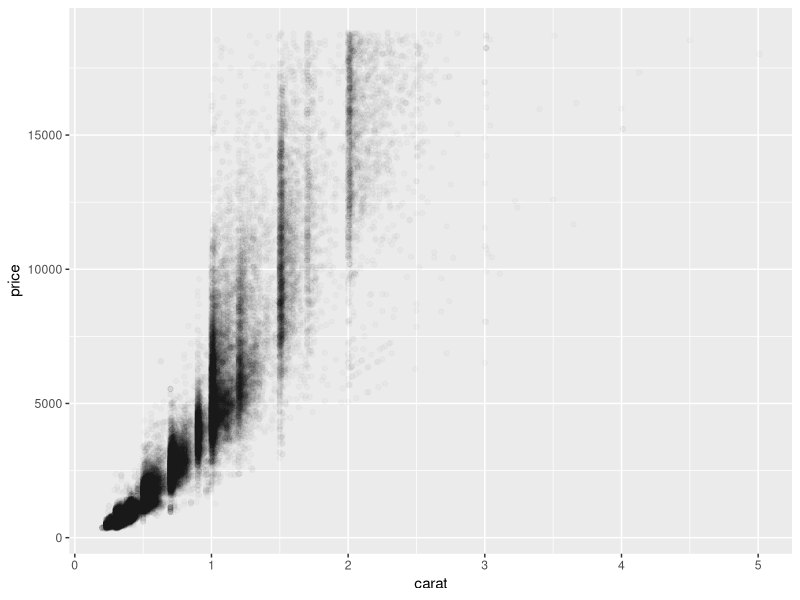
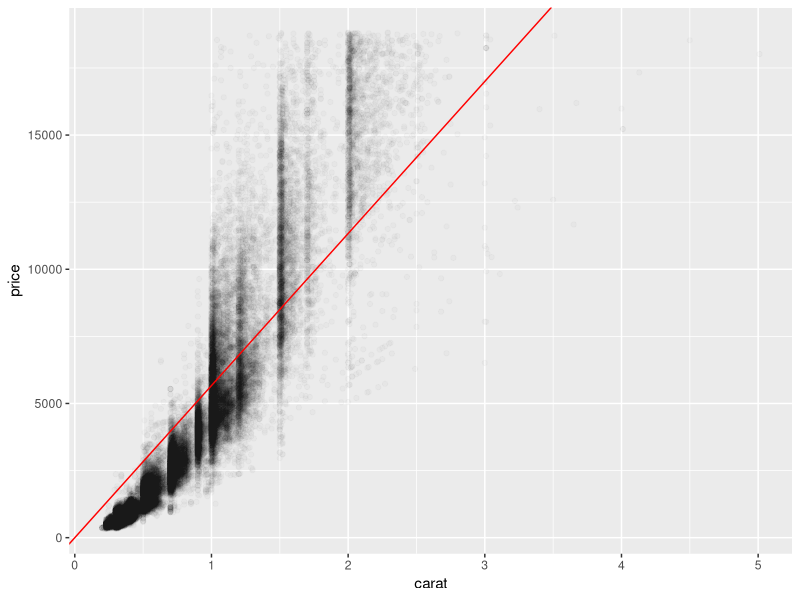

Recreate these plots in R, in order.
#' Author: Ted Kwartler
#' Date: 7-4-2018
#' Purpose: Build a regression model
#' 

# libs
library(ggplot2)
library(dplyr)

# wd
setwd("~/HarvardSummerStudent2018/lessons/3_July18-Reg_LogReg")

# Data
data('diamonds')
set.seed(1)

# This is a simple down-sample, not a partitioning schema.  
# There is a difference because you would resample and get the same rows. 
# When you partition you want to ensure no overlap of records.
# diamonds <- sample_n(diamonds, 10000)

# EDA
summary(diamonds)

# Remember this?
p <- ggplot(diamonds, aes(carat, price)) +geom_point(alpha=0.02)
p

# Since we see a relationship let's make a linear model to predict prices
fit <- lm(price ~ carat + 0, diamonds)
fit

# Add out model predictions
p <- p + geom_abline(intercept =  0, slope = 5666, color='red')
p

# End
